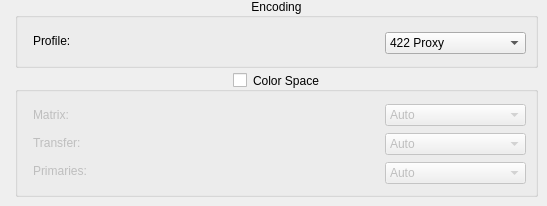
      <widget class="QWidget" name="ProResTab">
       <attribute name="title">
        <string>ProRes</string>
       </attribute>
       <widget class="QGroupBox" name="EncodingProResGB">
        <property name="geometry">
         <rect>
          <x>15</x>
          <y>-2</y>
          <width>523</width>
          <height>70</height>
         </rect>
        </property>
        <property name="title">
         <string>Encoding</string>
        </property>
        <property name="alignment">
         <set>Qt::AlignCenter</set>
        </property>
        <widget class="QLabel" name="ProfileLabel">
         <property name="geometry">
          <rect>
           <x>18</x>
           <y>34</y>
           <width>49</width>
           <height>18</height>
          </rect>
         </property>
         <property name="text">
          <string>Profile:</string>
         </property>
        </widget>
        <widget class="QComboBox" name="ProfileDD">
         <property name="geometry">
          <rect>
           <x>370</x>
           <y>34</y>
           <width>141</width>
           <height>22</height>
          </rect>
         </property>
         <property name="focusPolicy">
          <enum>Qt::NoFocus</enum>
         </property>
         <property name="toolTip">
          <string>Sets the ProRes profile for encoding.</string>
         </property>
         <item>
          <property name="text">
           <string>422 Proxy</string>
          </property>
         </item>
         <item>
          <property name="text">
           <string>422 LT</string>
          </property>
         </item>
         <item>
          <property name="text">
           <string>422</string>
          </property>
         </item>
         <item>
          <property name="text">
           <string>422 HQ</string>
          </property>
         </item>
         <item>
          <property name="text">
           <string>4444</string>
          </property>
         </item>
         <item>
          <property name="text">
           <string>4444 XQ</string>
          </property>
         </item>
        </widget>
       </widget>
       <widget class="QGroupBox" name="ColorsGB">
        <property name="geometry">
         <rect>
          <x>15</x>
          <y>72</y>
          <width>523</width>
          <height>125</height>
         </rect>
        </property>
        <property name="title">
         <string>Color Space</string>
        </property>
        <property name="alignment">
         <set>Qt::AlignCenter</set>
        </property>
        <property name="checkable">
         <bool>true</bool>
        </property>
        <property name="checked">
         <bool>false</bool>
        </property>
        <widget class="QLabel" name="MatrixProResLabel">
         <property name="geometry">
          <rect>
           <x>18</x>
           <y>29</y>
           <width>43</width>
           <height>27</height>
          </rect>
         </property>
         <property name="text">
          <string>Matrix:</string>
         </property>
        </widget>
        <widget class="QComboBox" name="MatrixProResDD">
         <property name="geometry">
          <rect>
           <x>370</x>
           <y>32</y>
           <width>141</width>
           <height>22</height>
          </rect>
         </property>
         <property name="focusPolicy">
          <enum>Qt::NoFocus</enum>
         </property>
         <property name="toolTip">
          <string>Sets the color matrix in metadata.</string>
         </property>
         <item>
          <property name="text">
           <string>Auto</string>
          </property>
         </item>
         <item>
          <property name="text">
           <string>Unknown</string>
          </property>
         </item>
         <item>
          <property name="text">
           <string>BT709</string>
          </property>
         </item>
         <item>
          <property name="text">
           <string>SMPTE170m</string>
          </property>
         </item>
         <item>
          <property name="text">
           <string>BT2020nc</string>
          </property>
         </item>
        </widget>
        <widget class="QLabel" name="TransferProResLabel">
         <property name="geometry">
          <rect>
           <x>18</x>
           <y>60</y>
           <width>61</width>
           <height>22</height>
          </rect>
         </property>
         <property name="text">
          <string>Transfer:</string>
         </property>
        </widget>
        <widget class="QComboBox" name="TransferProResDD">
         <property name="geometry">
          <rect>
           <x>370</x>
           <y>61</y>
           <width>141</width>
           <height>22</height>
          </rect>
         </property>
         <property name="focusPolicy">
          <enum>Qt::NoFocus</enum>
         </property>
         <property name="toolTip">
          <string>Sets the color transfer in metadata.</string>
         </property>
         <item>
          <property name="text">
           <string>Auto</string>
          </property>
         </item>
         <item>
          <property name="text">
           <string>Unknown</string>
          </property>
         </item>
         <item>
          <property name="text">
           <string>BT709</string>
          </property>
         </item>
         <item>
          <property name="text">
           <string>SMPTE170m</string>
          </property>
         </item>
         <item>
          <property name="text">
           <string>SMPTE2084</string>
          </property>
         </item>
        </widget>
        <widget class="QLabel" name="PrimariesProResLabel">
         <property name="geometry">
          <rect>
           <x>18</x>
           <y>89</y>
           <width>71</width>
           <height>20</height>
          </rect>
         </property>
         <property name="text">
          <string>Primaries:</string>
         </property>
        </widget>
        <widget class="QComboBox" name="PrimairesProResDD">
         <property name="geometry">
          <rect>
           <x>370</x>
           <y>90</y>
           <width>141</width>
           <height>22</height>
          </rect>
         </property>
         <property name="focusPolicy">
          <enum>Qt::NoFocus</enum>
         </property>
         <property name="toolTip">
          <string>Sets the color primaries in metadata.</string>
         </property>
         <item>
          <property name="text">
           <string>Auto</string>
          </property>
         </item>
         <item>
          <property name="text">
           <string>Unknown</string>
          </property>
         </item>
         <item>
          <property name="text">
           <string>BT709</string>
          </property>
         </item>
         <item>
          <property name="text">
           <string>BT470bg</string>
          </property>
         </item>
         <item>
          <property name="text">
           <string>SMPTE170m</string>
          </property>
         </item>
         <item>
          <property name="text">
           <string>BT2020</string>
          </property>
         </item>
        </widget>
       </widget>
      </widget>
